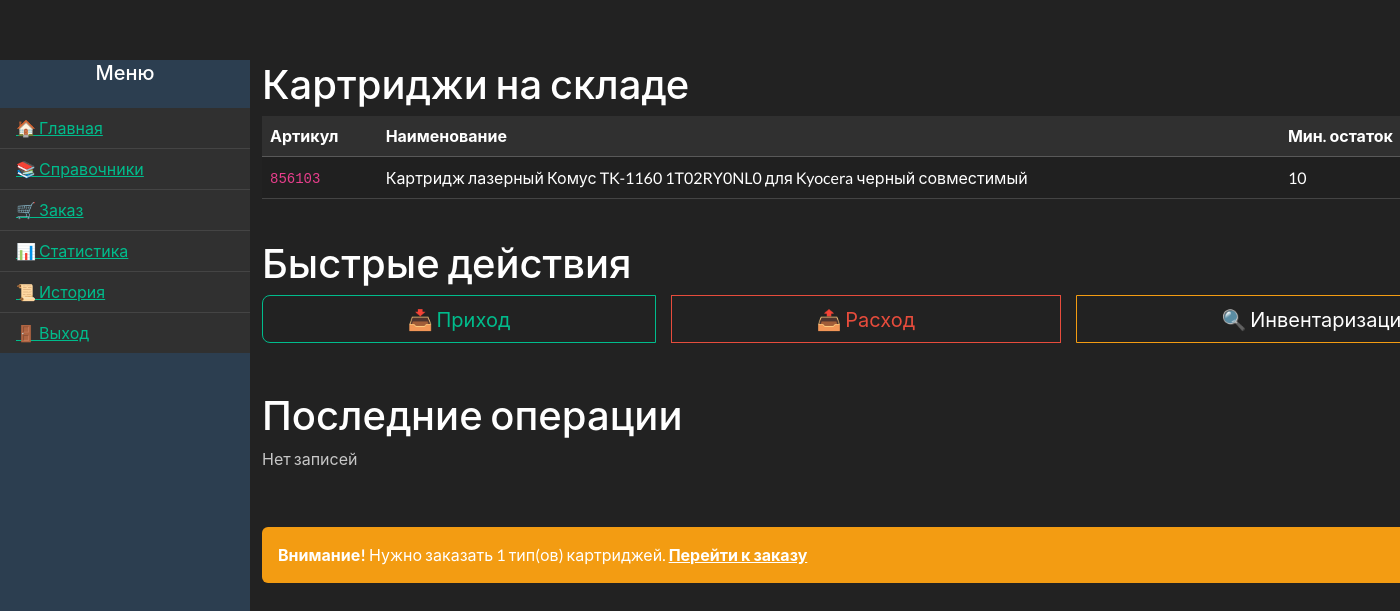
The page /cartridges/ (signed in) on the database as committed earlier.
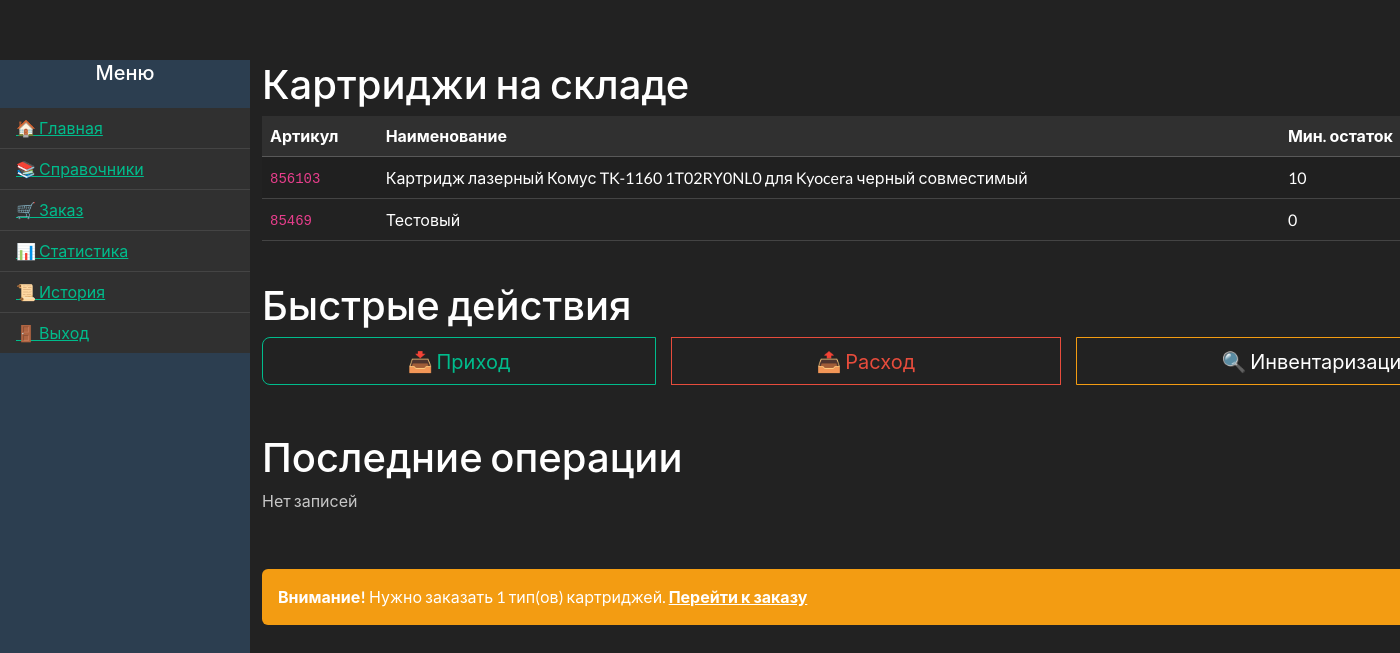
The same page on the database as committed later.
### cartridges/models.py (models this page shows, shortened)
class Cartridge(models.Model):
    name = models.CharField("Название", max_length=100)
    article = models.CharField("Артикул", max_length=50, unique=True)

### cartridges/views.py (the view)
# urls.py: path('', views.index, name='index'),
@login_required
def index(request):
    cartridges = Cartridge.objects.all().order_by('name')
    for cart in cartridges:
        try:
            inventory = CartridgeInventory.objects.get(cartridge=cart)
            cart.current_stock = inventory.current_stock
        except CartridgeInventory.DoesNotExist:
            cart.current_stock = 0
        try:
            minstock = CartridgeMinStockGlobal.objects.get(cartridge=cart)
            cart.min_stock = minstock.min_stock
        except CartridgeMinStockGlobal.DoesNotExist:
            cart.min_stock = 0
    low_stock_count = 0
    total_stock = 0
    for cart in cartridges:
        total_stock += cart.current_stock
        if cart.current_stock < cart.min_stock:
            low_stock_count += 1
    context = {
        'cartridges': cartridges,
        'low_stock_count': low_stock_count,
        'total_stock': total_stock,
    }
    return render(request, 'cartridges/index.html', context)

### cartridges/templates/cartridges/index.html (shortened to what this page needs)
{% extends "cartridges/base.html" %}
{% block content %}
<div class="row g-4">
    <div class="col-md-12">
        <h2>Картриджи на складе</h2>
        <table class="table table-striped table-hover align-middle">
            <thead class="table-dark">
            <tr>
                <th>Артикул</th>
                <th>Наименование</th>
                <th>Мин. остаток</th>
            </tr>
            </thead>
            <tbody>
            {% for cartridge in cartridges %}
            <tr>
                <td><code>{{ cartridge.article }}</code></td>
                <td>{{ cartridge.name }}</td>
                <td>{{ cartridge.min_stock|default:0 }}</td>
            </tr>
            {% empty %}
            <tr>
                <td colspan="4" class="text-center">Нет данных</td>
            </tr>
            {% endfor %}
            </tbody>
        </table>
    </div>
    <div class="col-md-12 mb-4">
        <h2>Быстрые действия</h2>
        <div class="btn-group w-100 gap-3" role="group">
            <a href="{% url 'add_arrival' %}" class="btn btn-outline-success btn-lg">
                📥 Приход
            </a>
            <a href="#" class="btn btn-outline-danger btn-lg">
                📤 Расход
            </a>
            <a href="#" class="btn btn-outline-warning btn-lg text-white">
                🔍 Инвентаризация
            </a>
        </div>
    </div>
    <div class="col-md-12 mt-4">
        <h2>Последние операции</h2>
        {% if records %}
        <table class="table table-bordered table-hover">
            <thead class="table-secondary">
            <tr>
                <th>Дата</th>
                <th>Картридж</th>
                <th>Принтер</th>
                <th>Отдел</th>
                <th>Кол-во</th>
            </tr>
            </thead>
            <tbody>
            {% for record in records %}
            <tr>
                <td>{{ record.date_used|date:"d.m.Y" }}</td>
                <td>{{ record.cartridge }}</td>
                <td>{{ record.printer.name }}</td>
                <td>{{ record.printer.department }}</td>
                <td class="text-center">{{ record.quantity }}</td>
            </tr>
            {% endfor %}
            </tbody>
        </table>
        {% else %}
        <p class="text-muted">Нет записей</p>
        {% endif %}
    </div>
    {% if low_stock_count > 0 %}
    <div class="col-md-12">
        <div class="alert alert-warning mt-3" role="alert">
            <strong>Внимание!</strong> Нужно заказать {{ low_stock_count }} тип(ов) картриджей.
            <a href="{% url 'reference' %}" class="alert-link">Перейти к заказу</a>
        </div>
    </div>
    {% endif %}
</div>
{% endblock %}

Rows that differ between the two databases and show on the page:
added Cartridge: article "85469", name "Тестовый", min_stock "0"
